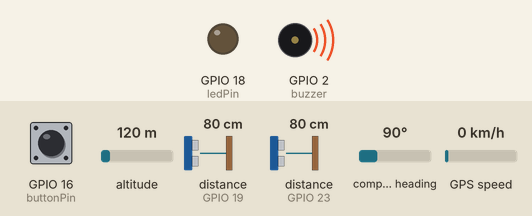
Bench run of a sketch on a simulated ESP32. Shown: output pins drawn as LEDs (lit = HIGH), buzzer (waves = sounding, pin HIGH). Wiring (inferred from the names in the program): 2 × ultrasonic range finder: trigger GPIO 21, echo GPIO 19 / trigger GPIO 22, echo GPIO 23. The test bench sets the inputs (shaded band); at power-on: GPIO 16 (buttonPin) HIGH, distance to the obstacle (sensors on GPIO 19, GPIO 23) 80 cm, altitude 120 m, compass heading 90°, GPS speed 0 km/h. The echo pulse lasts 58.3 µs per cm; WiFi joins after 1.5 s; servers stay silent unless stated; uploads are accepted with an empty reply; the GPS gets a fix after 3 s at 37.7749, -122.4194 with 8 satellites; web services answer with replies made up by the test bench; pins used as bus, display or sensor lines are not drawn.

Above: at 2.4 s.
2.8 s: GPIO 16 (buttonPin) pulled LOW for 0.25 s
At 3.6 s:
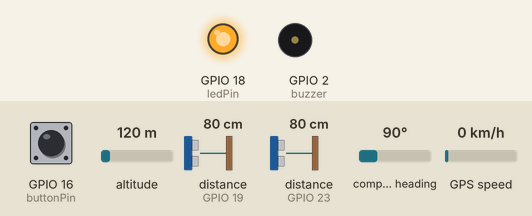
6.0 s: distance to the obstacle (sensor on GPIO 19) set to 2 cm
At 6.7 s:
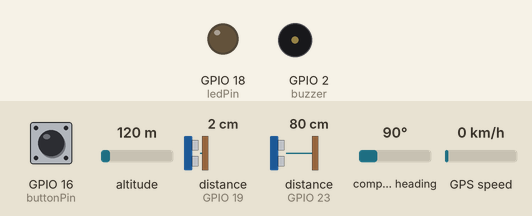
Timing chart, 0 to 15.0 s (numbered marks = the images above; inputs shaded):
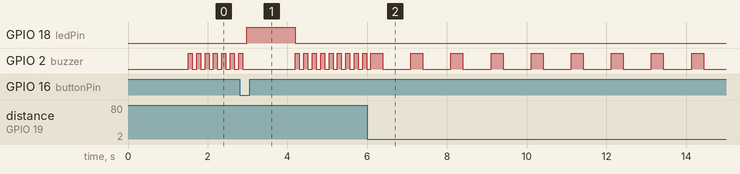

Measured:
- after the input at 2.8 s, GPIO 18 (ledPin): LOW → HIGH after 0.18 s, → LOW 1.2 s later
- after the input at 6.0 s, GPIO 2 (buzzer): alternates HIGH for 0.30 s and LOW for 0.71 s, starting after 0.39 s
- by itself, GPIO 2 (buzzer): repeats every 0.21 s: HIGH 0.10 s, LOW 0.11 s

The sketch:

main.ino
```cpp
#include <WiFi.h>
#include "ThingSpeak.h"
#include <HTTPClient.h>
#include <base64.h>
#include <TinyGPSPlus.h>

WiFiClient client;
unsigned long lastTSUpdate = 0;

// ThingSpeak settings
const char* thingSpeakAPIKey = "PADVNCIXK7HMZ89R";
unsigned long thingSpeakChannelNumber = 2949010;

// Ultrasonic sensor pins
const int trigA = 21, echoA = 19;
const int trigB = 22, echoB = 23;

// Buzzer pin
const int buzzer = 2;

// Detection thresholds
const int detectionThreshold = 100;
const int similarityThreshold = 10;

long getDistance(int trigPin, int echoPin) {
  digitalWrite(trigPin, LOW); delayMicroseconds(2);
  digitalWrite(trigPin, HIGH); delayMicroseconds(10);
  digitalWrite(trigPin, LOW);
  long duration = pulseIn(echoPin, HIGH);
  return duration * 0.034 / 2;
}

void beepLeft() {
  digitalWrite(buzzer, HIGH);
  delay(300);
  digitalWrite(buzzer, LOW);
  delay(700);
}

void beepRight() {
  digitalWrite(buzzer, HIGH);
  delay(200);
  digitalWrite(buzzer, LOW);
  delay(300);
}

void beepBoth() {
  digitalWrite(buzzer, HIGH);
  delay(100);
  digitalWrite(buzzer, LOW);
  delay(100);
}

void setupA() {
  Serial.begin(115200);
  pinMode(trigA, OUTPUT); pinMode(echoA, INPUT);
  pinMode(trigB, OUTPUT); pinMode(echoB, INPUT);
  pinMode(buzzer, OUTPUT);
}

void loopA() {
  long dA = getDistance(trigA, echoA);
  long dB = getDistance(trigB, echoB);

  bool leftDetected = dA < detectionThreshold;
  bool rightDetected = dB < detectionThreshold;
  bool bothSimilar = abs(dA - dB) < similarityThreshold;

  if (leftDetected && rightDetected && bothSimilar) {
    beepBoth();
  } else if (leftDetected) {
    beepLeft();
  } else if (rightDetected) {
    beepRight();
  } else {
    digitalWrite(buzzer, LOW);
    delay(200);
  }

  if (millis() - lastTSUpdate > 15000) {
    lastTSUpdate = millis();
    sendToThingSpeak(dA, dB, false);
  }
}

// GPS and SOS block
HardwareSerial gpsSerial(2);
TinyGPSPlus gps;

const char* ssid = "Niviboo";
const char* password = "Niviboo123";

const char* account_sid = "AC37ccc22d18b13400390fb2b009ebf1a4";
const char* auth_token  = "15fce4be715b5c005c900470bda7d1c5";
const char* from_number = "+17439626646";
const char* to_number   = "+917204430421";

const char* pb_token = "o.C2At451NNFQ35D5ES39FiKu9r9m8JM70";
const char* twiml_url = "https://handler.twilio.com/twiml/EH24ec49f5f6949ece3ae9423619572268";

const int buttonPin = 16;
const int ledPin = 18;

bool buttonPressed = false;

void setupB() {
  pinMode(buttonPin, INPUT_PULLUP);
  pinMode(ledPin, OUTPUT);
  digitalWrite(ledPin, LOW);

  gpsSerial.begin(9600, SERIAL_8N1, 4, 17);
  connectToWiFi();
  ThingSpeak.begin(client);
}

void loopB() {
  static unsigned long lastPressTime = 0;
  const unsigned long debounceDelay = 50;

  int reading = digitalRead(buttonPin);

  if (reading == LOW && !buttonPressed && millis() - lastPressTime > debounceDelay) {
    lastPressTime = millis();
    buttonPressed = true;
    digitalWrite(ledPin, HIGH);

    makeCall();
    sendPushbullet();

    delay(500);
    digitalWrite(ledPin, LOW);
  }

  if (reading == HIGH && buttonPressed) {
    buttonPressed = false;
  }
}

void connectToWiFi() {
  WiFi.begin(ssid, password);
  while (WiFi.status() != WL_CONNECTED) {
    delay(500);
  }
}

void makeCall() {
  if (WiFi.status() == WL_CONNECTED) {
    HTTPClient http;
    String url = "https://api.twilio.com/2010-04-01/Accounts/" + String(account_sid) + "/Calls.json";
    String auth = base64::encode(String(account_sid) + ":" + String(auth_token));

    http.begin(url);
    http.addHeader("Authorization", "Basic " + auth);
    http.addHeader("Content-Type", "application/x-www-form-urlencoded");

    String postData = "To=" + String(to_number) + "&From=" + String(from_number) + "&Url=" + String(twiml_url);
    http.POST(postData);
    http.end();
  }
}

String getGPSLocation() {
  unsigned long start = millis();
  while (millis() - start < 3000) {
    while (gpsSerial.available()) {
      gps.encode(gpsSerial.read());
    }
    if (gps.location.isUpdated()) {
      String lat = String(gps.location.lat(), 6);
      String lng = String(gps.location.lng(), 6);
      String link = "https://www.google.com/maps?q=" + lat + "," + lng;
      return "Location: " + link;
    }
  }
  return "GPS location not available.";
}

void sendPushbullet() {
  if (WiFi.status() == WL_CONNECTED) {
    String gpsMessage = getGPSLocation();

    HTTPClient http;
    http.begin("https://api.pushbullet.com/v2/pushes");
    http.addHeader("Access-Token", pb_token);
    http.addHeader("Content-Type", "application/json");

    String postData = "{\"type\": \"note\", \"title\": \"SOS Alert\", \"body\": \"The emergency button was pressed!\\n" + gpsMessage + "\"}";
    http.POST(postData);
    http.end();
  }

  sendToThingSpeak(0, 0, true);
}

void sendToThingSpeak(long dA, long dB, bool sosPressed) {
  ThingSpeak.setField(1, dA);
  ThingSpeak.setField(2, dB);
  ThingSpeak.setField(3, sosPressed ? 1 : 0);
  ThingSpeak.writeFields(thingSpeakChannelNumber, thingSpeakAPIKey);
}

// Combined setup and loop
void setup() {
  setupA();
  setupB();
}

void loop() {
  loopA();
  loopB();
}
```
